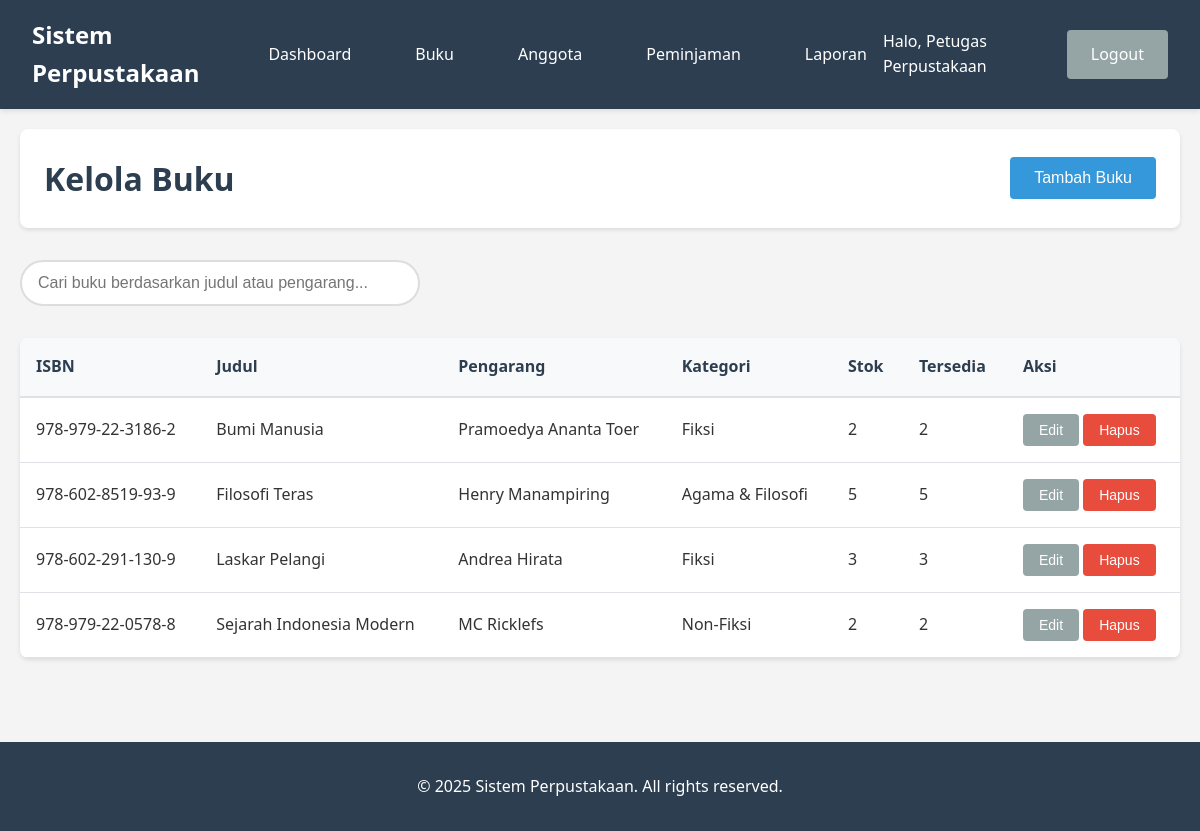
The page /books.php (signed in) on the database its author committed.
### tables this page shows
CREATE TABLE books (
    id INT PRIMARY KEY AUTO_INCREMENT,
    isbn VARCHAR(20) UNIQUE,
    title VARCHAR(200) NOT NULL,
    author VARCHAR(200) NOT NULL,
    publisher VARCHAR(100),
    publication_year YEAR,
    category_id INT,
    pages INT,
    language VARCHAR(50) DEFAULT 'Indonesia',
    location VARCHAR(50),
    total_copies INT NOT NULL DEFAULT 1,
    available_copies INT NOT NULL DEFAULT 1,
    description TEXT,
    created_at TIMESTAMP DEFAULT CURRENT_TIMESTAMP,
    updated_at TIMESTAMP DEFAULT CURRENT_TIMESTAMP ON UPDATE CURRENT_TIMESTAMP,
    FOREIGN KEY (category_id) REFERENCES categories(id) ON DELETE SET NULL
);

CREATE TABLE categories (
    id INT PRIMARY KEY AUTO_INCREMENT,
    name VARCHAR(100) NOT NULL,
    description TEXT,
    created_at TIMESTAMP DEFAULT CURRENT_TIMESTAMP
);

### public/books.php (the view, shortened to what this page needs)
<?php
include '../src/header.php';
$db = getDB();
$stmt = $db->prepare("
    SELECT b.*, c.name as category_name
    FROM books b
    LEFT JOIN categories c ON b.category_id = c.id
    ORDER BY b.title
");
$stmt->execute();
$books = $stmt->fetchAll();
?>
<div class="container">
    <div class="page-header">
        <h1>Kelola Buku</h1>
        <button class="btn btn-primary" onclick="openAddBookModal()">Tambah Buku</button>
    </div>
    <div class="search-bar">
        <input type="text" id="searchBooks" placeholder="Cari buku berdasarkan judul atau pengarang...">
    </div>
    <div class="books-table">
        <table id="booksTable">
            <thead>
                <tr>
                    <th>ISBN</th>
                    <th>Judul</th>
                    <th>Pengarang</th>
                    <th>Kategori</th>
                    <th>Stok</th>
                    <th>Tersedia</th>
                    <th>Aksi</th>
                </tr>
            </thead>
            <tbody>
                <?php foreach ($books as $book): ?>
                <tr>
                    <td><?= htmlspecialchars($book['isbn'] ?? '-') ?></td>
                    <td><?= htmlspecialchars($book['title']) ?></td>
                    <td><?= htmlspecialchars($book['author']) ?></td>
                    <td><?= htmlspecialchars($book['category_name'] ?? 'Tanpa Kategori') ?></td>
                    <td><?= $book['total_copies'] ?></td>
                    <td><?= $book['available_copies'] ?></td>
                    <td>
                        <button class="btn btn-sm btn-secondary" onclick="editBook(<?= $book['id'] ?>)">Edit</button>
                        <button class="btn btn-sm btn-danger" onclick="deleteBook(<?= $book['id'] ?>)">Hapus</button>
                    </td>
                </tr>
                <?php endforeach; ?>
            </tbody>
        </table>
    </div>
</div>
<?php include '../src/footer.php'; ?>

### assets/css/style.css (style rules this page uses)
* { margin: 0; padding: 0; box-sizing: border-box; }
body { font-family: 'Segoe UI', Tahoma, Geneva, Verdana, sans-serif; line-height: 1.6; color: #333; background-color: #f4f4f4; }
.container { max-width: 1200px; margin: 0 auto; padding: 20px; }
input[type="text"], input[type="password"], input[type="email"], input[type="number"], input[type="date"], select, textarea { width: 100%; padding: 0.75rem; border: 2px solid #ddd; border-radius: 4px; font-size: 1rem; transition: border-color 0.3s; }
.btn { display: inline-block; padding: 0.75rem 1.5rem; border: none; border-radius: 4px; text-decoration: none; cursor: pointer; font-size: 1rem; font-weight: 500; text-align: center; transition: all 0.3s; }
.btn-primary { background-color: #3498db; color: white; }
.btn-secondary { background-color: #95a5a6; color: white; }
.btn-danger { background-color: #e74c3c; color: white; }
.btn-sm { padding: 0.5rem 1rem; font-size: 0.875rem; }
.page-header { display: flex; justify-content: space-between; align-items: center; margin-bottom: 2rem; background: white; padding: 1.5rem; border-radius: 8px; box-shadow: 0 2px 4px rgba(0,0,0,0.1); }
.page-header h1 { color: #2c3e50; margin: 0; }
.search-bar { margin-bottom: 2rem; }
.search-bar input { max-width: 400px; padding: 0.75rem 1rem; border: 2px solid #ddd; border-radius: 25px; font-size: 1rem; }
.books-table, .loans-table { background: white; border-radius: 8px; overflow: hidden; box-shadow: 0 2px 4px rgba(0,0,0,0.1); }
table { width: 100%; border-collapse: collapse; }
th { background-color: #f8f9fa; padding: 1rem; text-align: left; font-weight: 600; color: #2c3e50; border-bottom: 2px solid #dee2e6; }
td { padding: 1rem; border-bottom: 1px solid #dee2e6; }

### rows shown on the page
books: isbn "978-979-22-3186-2", title "Bumi Manusia", author "Pramoedya Ananta Toer", category.name "Fiksi", total_copies "2", available_copies "2"
books: isbn "978-602-8519-93-9", title "Filosofi Teras", author "Henry Manampiring", category.name "Agama & Filosofi", total_copies "5", available_copies "5"
books: isbn "978-602-291-130-9", title "Laskar Pelangi", author "Andrea Hirata", category.name "Fiksi", total_copies "3", available_copies "3"
books: isbn "978-979-22-0578-8", title "Sejarah Indonesia Modern", author "MC Ricklefs", category.name "Non-Fiksi", total_copies "2", available_copies "2"

### other values the page prints
getCurrentUser()['name'] "Petugas Perpustakaan"
